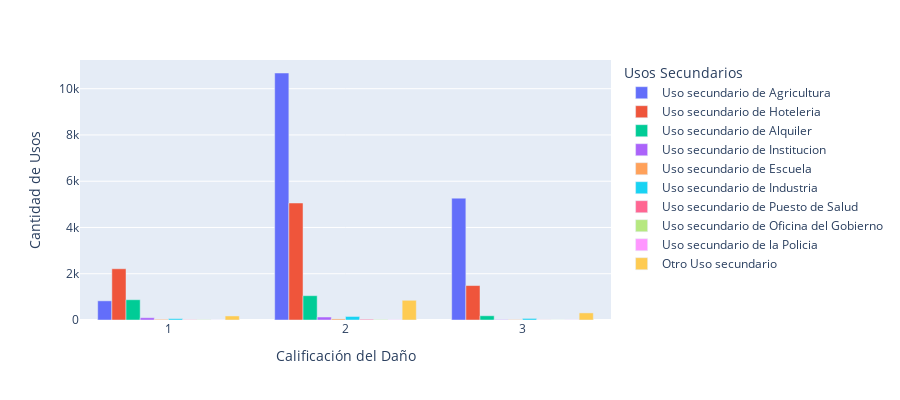

This figure's notebook cell:
### Code cell
fig = px.bar(second_use_count, x="damage_grade", y=second_uses_label,
             barmode='group', 
             labels={
                "damage_grade": "Calificación del Daño",
                "variable": "Usos Secundarios",
                "value": "Cantidad de Usos",
             },
             height=400, log_y=False)
fig.show()

### Figure 1 — Plotly figure (JSON) as saved in the notebook; plotly's stock layout.template omitted (floating-point values rounded to 4 significant figures)
{"data": [{"alignmentgroup": "True", "hovertemplate": "Usos Secundarios=Uso secundario de Agricultura<br>Calificación del Daño=%{x}<br>Cantidad de Usos=%{y}<extra></extra>", "legendgroup": "Uso secundario de Agricultura", "marker": {"color": "#636efa"}, "name": "Uso secundario de Agricultura", "offsetgroup": "Uso secundario de Agricultura", "orientation": "v", "showlegend": true, "textposition": "auto", "type": "bar", "x": [1, 2, 3], "xaxis": "x", "y": [829, 10679, 5269], "yaxis": "y"}, {"alignmentgroup": "True", "hovertemplate": "Usos Secundarios=Uso secundario de Hoteleria<br>Calificación del Daño=%{x}<br>Cantidad de Usos=%{y}<extra></extra>", "legendgroup": "Uso secundario de Hoteleria", "marker": {"color": "#EF553B"}, "name": "Uso secundario de Hoteleria", "offsetgroup": "Uso secundario de Hoteleria", "orientation": "v", "showlegend": true, "textposition": "auto", "type": "bar", "x": [1, 2, 3], "xaxis": "x", "y": [2216, 5058, 1489], "yaxis": "y"}, {"alignmentgroup": "True", "hovertemplate": "Usos Secundarios=Uso secundario de Alquiler<br>Calificación del Daño=%{x}<br>Cantidad de Usos=%{y}<extra></extra>", "legendgroup": "Uso secundario de Alquiler", "marker": {"color": "#00cc96"}, "name": "Uso secundario de Alquiler", "offsetgroup": "Uso secundario de Alquiler", "orientation": "v", "showlegend": true, "textposition": "auto", "type": "bar", "x": [1, 2, 3], "xaxis": "x", "y": [877, 1051, 183], "yaxis": "y"}, {"alignmentgroup": "True", "hovertemplate": "Usos Secundarios=Uso secundario de Institucion<br>Calificación del Daño=%{x}<br>Cantidad de Usos=%{y}<extra></extra>", "legendgroup": "Uso secundario de Institucion", "marker": {"color": "#ab63fa"}, "name": "Uso secundario de Institucion", "offsetgroup": "Uso secundario de Institucion", "orientation": "v", "showlegend": true, "textposition": "auto", "type": "bar", "x": [1, 2, 3], "xaxis": "x", "y": [99, 129, 17], "yaxis": "y"}, {"alignmentgroup": "True", "hovertemplate": "Usos Secundarios=Uso secundario de Escuela<br>Calificación del Daño=%{x}<br>Cantidad de Usos=%{y}<extra></extra>", "legendgroup": "Uso secundario de Escuela", "marker": {"color": "#FFA15A"}, "name": "Uso secundario de Escuela", "offsetgroup": "Uso secundario de Escuela", "orientation": "v", "showlegend": true, "textposition": "auto", "type": "bar", "x": [1, 2, 3], "xaxis": "x", "y": [30, 47, 17], "yaxis": "y"}, {"alignmentgroup": "True", "hovertemplate": "Usos Secundarios=Uso secundario de Industria<br>Calificación del Daño=%{x}<br>Cantidad de Usos=%{y}<extra></extra>", "legendgroup": "Uso secundario de Industria", "marker": {"color": "#19d3f3"}, "name": "Uso secundario de Industria", "offsetgroup": "Uso secundario de Industria", "orientation": "v", "showlegend": true, "textposition": "auto", "type": "bar", "x": [1, 2, 3], "xaxis": "x", "y": [59, 152, 68], "yaxis": "y"}, {"alignmentgroup": "True", "hovertemplate": "Usos Secundarios=Uso secundario de Puesto de Salud<br>Calificación del Daño=%{x}<br>Cantidad de Usos=%{y}<extra></extra>", "legendgroup": "Uso secundario de Puesto de Salud", "marker": {"color": "#FF6692"}, "name": "Uso secundario de Puesto de Salud", "offsetgroup": "Uso secundario de Puesto de Salud", "orientation": "v", "showlegend": true, "textposition": "auto", "type": "bar", "x": [1, 2, 3], "xaxis": "x", "y": [12, 32, 5], "yaxis": "y"}, {"alignmentgroup": "True", "hovertemplate": "Usos Secundarios=Uso secundario de Oficina del Gobierno<br>Calificación del Daño=%{x}<br>Cantidad de Usos=%{y}<extra></extra>", "legendgroup": "Uso secundario de Oficina del Gobierno", "marker": {"color": "#B6E880"}, "name": "Uso secundario de Oficina del Gobierno", "offsetgroup": "Uso secundario de Oficina del Gobierno", "orientation": "v", "showlegend": true, "textposition": "auto", "type": "bar", "x": [1, 2, 3], "xaxis": "x", "y": [13, 21, 4], "yaxis": "y"}, {"alignmentgroup": "True", "hovertemplate": "Usos Secundarios=Uso secundario de la Policia<br>Calificación del Daño=%{x}<br>Cantidad de Usos=%{y}<extra></extra>", "legendgroup": "Uso secundario de la Policia", "marker": {"color": "#FF97FF"}, "name": "Uso secundario de la Policia", "offsetgroup": "Uso secundario de la Policia", "orientation": "v", "showlegend": true, "textposition": "auto", "type": "bar", "x": [1, 2, 3], "xaxis": "x", "y": [4, 12, 7], "yaxis": "y"}, {"alignmentgroup": "True", "hovertemplate": "Usos Secundarios=Otro Uso secundario<br>Calificación del Daño=%{x}<br>Cantidad de Usos=%{y}<extra></extra>", "legendgroup": "Otro Uso secundario", "marker": {"color": "#FECB52"}, "name": "Otro Uso secundario", "offsetgroup": "Otro Uso secundario", "orientation": "v", "showlegend": true, "textposition": "auto", "type": "bar", "x": [1, 2, 3], "xaxis": "x", "y": [175, 852, 307], "yaxis": "y"}], "layout": {"barmode": "group", "height": 400, "legend": {"title": {"text": "Usos Secundarios"}, "tracegroupgap": 0}, "margin": {"t": 60}, "xaxis": {"anchor": "y", "domain": [0, 1], "title": {"text": "Calificación del Daño"}}, "yaxis": {"anchor": "x", "domain": [0, 1], "title": {"text": "Cantidad de Usos"}}}}
